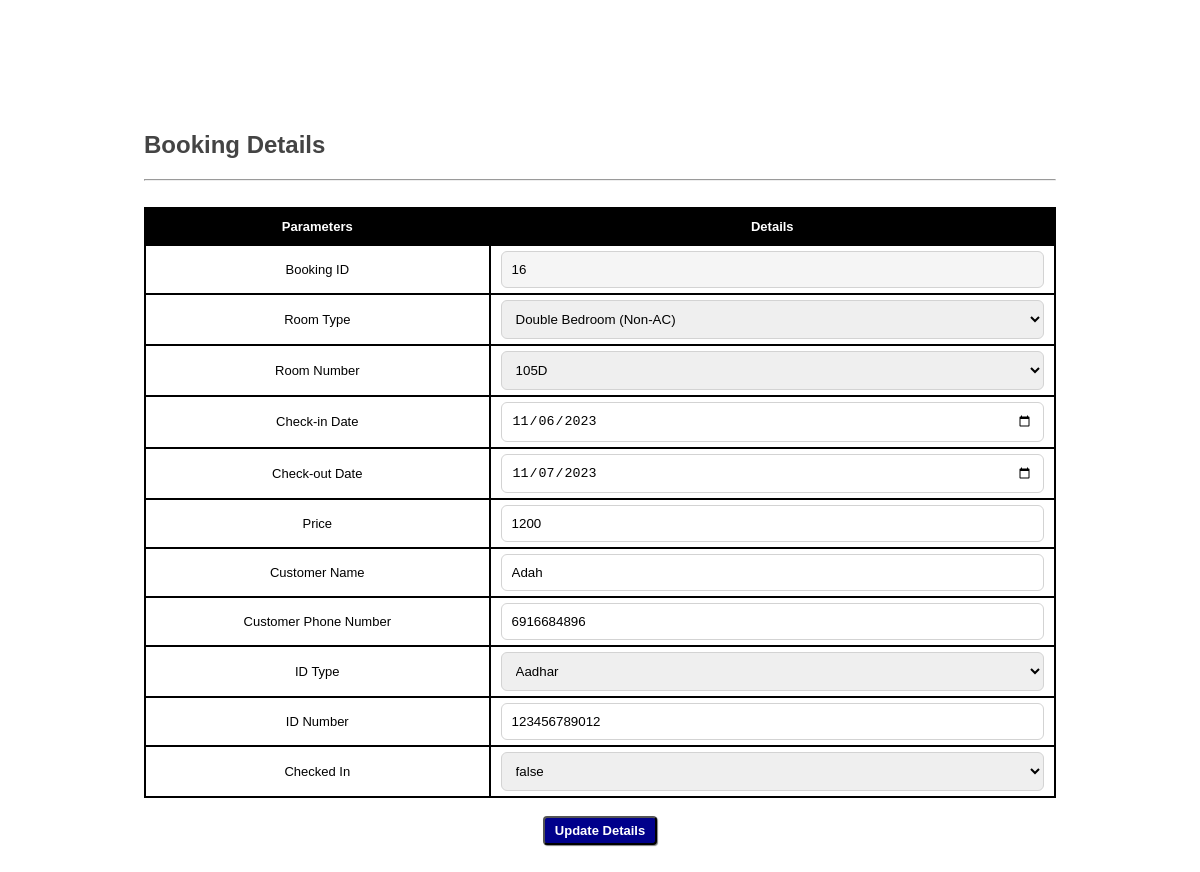
The page /php/editbook.php?bookid=16 on the database its author committed.
### tables this page shows
CREATE TABLE `book` (
  `bookid` int(100) NOT NULL,
  `roomtype` varchar(100) NOT NULL,
  `roomno` varchar(100) NOT NULL,
  `checkindate` date NOT NULL,
  `checkoutdate` date NOT NULL,
  `cost` int(100) NOT NULL,
  `name` varchar(100) NOT NULL,
  `phoneno` varchar(100) NOT NULL,
  `idtype` varchar(100) NOT NULL,
  `idnumber` varchar(100) NOT NULL,
  `checkedin` varchar(100) NOT NULL
);

### PHP/editbook.php (the view, shortened to what this page needs)
<html>
    <link rel="stylesheet" href="../CSS/style.css">
    <head></head>
    <body>
        <div class="genform">
            <h2>Booking Details</h2>
            <hr><br>
            <?php
            include("connection.php");
            $qry = mysqli_query( $con, "select * from book where bookid=".$_GET['bookid'] ) ;
            $row = mysqli_fetch_assoc($qry);
            ?>
            <form action="" method="post">
            <table>
                <tr>
                    <th>Parameters</th> <th>Details</th>
                </tr>
                <tr>
                    <td>Booking ID</td>
                    <td><input type="number" name="bookid" readonly
                    style="background-color:whitesmoke" value="<?php echo $row['bookid'] ?>" ></td>
                </tr>
                <tr>
                    <td>Room Type</td>
                    <td>
                    <select name="roomtype" id="roomtype" required>
                    <option value="<?php echo $row['roomtype'] ?>" hidden><?php echo $row['roomtype'] ?></option>
                    </select>
                    </td>
                </tr>
                <tr>
                    <td>Room Number</td>
                    <td>
                    <select name="roomno">
                        <option value="<?php echo $row['roomno'] ?>" hidden><?php echo $row['roomno'] ?></option>
                    </select>
                    </td>
                </tr>
                <tr>
                    <td>Check-in Date</td>
                    <td><input type="date" name="checkindate" value="<?php echo $row['checkindate'] ?>"></td>
                </tr>
                <tr>
                    <td>Check-out Date</td>
                    <td><input type="date" name="checkoutdate" value="<?php echo $row['checkoutdate'] ?>"></td>
                </tr>
                <tr>
                    <td>Price</td>
                    <td><input type="number" name="cost" value="<?php echo $row['cost'] ?>"></td>
                </tr>
                <tr>
                    <td>Customer Name</td>
                    <td><input type="text" name="name" spellcheck='false' value="<?php echo $row['name'] ?>"></td>
                </tr>
                <tr>
                    <td>Customer Phone Number</td>
                    <td><input type="number" name="phoneno" value="<?php echo $row['phoneno'] ?>"></td>
                </tr>
                <tr>
                    <td>ID Type</td>
                    <td>
                    <select name='idtype'>
                    <option value="<?php echo $row['idtype'] ?>" hidden><?php echo $row['idtype'] ?></option>
                    </select>
                    </td>
                </tr>
                <tr>
                    <td>ID Number</td>
                    <td> <input type="text" name="idnumber" value="<?php echo $row['idnumber'] ?>"></td>
                </tr>
                <tr>
                    <td>Checked In</td>
                    <td>
                        <select name="checkedin">
                            <option value="<?php echo $row['checkedin'] ?>" hidden><?php echo $row['checkedin'] ?></option>
                        </select>
                    </td>
                </tr>
            </table>
            <br>
            <center><button class='blue' name='updatedetails'>Update Details</button></center>
            <br>
            </form>
            <br><br>
        </div>
    </body>
</html>

### CSS/style.css (style rules this page uses)
body { font-family: 'Arial'; }
.blue { background-color: darkblue; }
table { width: 100%; font-size: small; }
th { background-color: black; color: white; }
table, th, tr, td { border: 2px solid black; border-collapse: collapse; padding: 10px; text-align: center; }
a, button { cursor: pointer; text-decoration: none; padding: 5px 10px 5px 10px; background-color: darkred; color: white; border-radius: 4px; box-shadow: 1px 1px 1px grey; font-size: small; font-weight: bold; }
.genform { position: absolute; left: 50%; top: 50%; color: #444444; transform: translate(-50%, -50%); height:86vh; width:76vw; }
select { cursor: pointer; border-radius: 6px; width: 100%; outline: none;padding: 10px; margin-top: -10px; border: 1px solid lightgray; }
input[type=date], input[type=text], input[type=number], input[type=password] { width: 100%; padding: 10px; margin-top: -15px; border: 1px solid lightgray; outline: none;border-radius: 6px; }

### PHP/editbook.php (style rules this page uses)
input[type=date], input[type=text], input[type=number], select { margin: -5px; }

### rows shown on the page
book: bookid "16", roomtype "Double Bedroom (Non-AC)", roomno "105D", checkindate "11/06/2023", checkoutdate "11/07/2023", cost "1200", name "Adah", phoneno "6916684896", idtype "Aadhar", idnumber "123456789012", checkedin "false"
